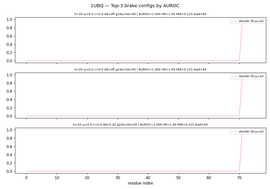
#> input picture research/neural-stability/figures/trading_stack_protein_1UBQ_top3.png, 270 x 189 px, shrunk from 1200 x 840 before the run; its folder holds 6 pictures in this run
$ python trading_stack_aggregate.py
#> lines starting #> are read from the running program, lines starting #| are printed output that depends on the picture
# -*- coding: utf-8 -*-
"""
trading_stack_aggregate.py
==========================
Phase 3 + Phase 4 of the Mode-A trading-stack porting plan.

Phase 3: read the three per-domain summary.json files (protein, gsib, fdic)
         and emit results/trading_stack_summary.json with per-domain
         baseline vs best AUROC / lead / HR / FAR and deltas.

Phase 4a (golden test): re-run the protein domain with all brakes OFF and
         confirm n_alarms matches the pre-existing
         results/domain_v2_protein.json within ±1.

Phase 4b (composite figure): render figures/trading_stack_composite.png
         showing top-1 score trace per domain side-by-side.
"""
from __future__ import annotations

import json
import os
import sys
from typing import Any

import numpy as np
import pandas as pd

THIS = os.path.dirname(os.path.abspath(__file__))
sys.path.insert(0, THIS)

RES = os.path.join(THIS, "results")
FIG = os.path.join(THIS, "figures")
os.makedirs(FIG, exist_ok=True)

DOMAINS = [
    ("protein", os.path.join(RES, "trading_stack_protein", "summary.json")),
    ("gsib",    os.path.join(RES, "trading_stack_gsib",    "summary.json")),
    ("fdic",    os.path.join(RES, "trading_stack_fdic",    "summary.json")),
]


def load(p: str) -> dict[str, Any]:
    with open(p, "r") as f:
        return json.load(f)


# ---------------------------------------------------------------------------
# Phase 3: aggregate
# ---------------------------------------------------------------------------
print("=" * 100)
print("  Phase 3 — aggregate summary across domains")
print("=" * 100)

agg: dict[str, Any] = {"domains": {}}
for dom, path in DOMAINS:
    if not os.path.exists(path):
        print(f"  [warn] missing {path}"); continue
    s = load(path)
    # protein summary is per-protein dict; gsib/fdic are flat
    if dom == "protein":
        per = {}
        per_pdb = s.get("by_pdb", s)
        for pid, ps in per_pdb.items():
            if not isinstance(ps, dict):
                continue
            per[pid] = dict(
                n_res=ps.get("n_res"), n_crisis=ps.get("n_crisis"),
                baseline_auroc=ps.get("baseline_auroc"),
                best_auroc=ps.get("best_auroc"),
                delta_auroc=ps.get("delta_auroc"),
                baseline_lead=ps.get("baseline_lead"),
                best_lead=ps.get("best_lead"),
                delta_lead=ps.get("delta_lead"),
                best_hr=ps.get("best_hr"), best_far=ps.get("best_far"),
                best_n_alarms=ps.get("best_n_alarms"),
                best_config=ps.get("best_config"),
            )
        agg["domains"][dom] = per
    else:
        agg["domains"][dom] = dict(
            T=s.get("T"), N=s.get("N"), d=s.get("d"),
            date_start=s.get("date_start"), date_end=s.get("date_end"),
            crisis_quarters=s.get("crisis_quarters"),
            crisis_spans=s.get("crisis_spans"),
            baseline_auroc=s.get("baseline_auroc"),
            best_auroc=s.get("best_auroc"),
            delta_auroc=s.get("delta_auroc"),
            baseline_lead=s.get("baseline_lead"),
            best_lead=s.get("best_lead"),
            delta_lead=s.get("delta_lead"),
            best_hr=s.get("best_hr"), best_far=s.get("best_far"),
            best_n_alarms=s.get("best_n_alarms"),
            best_config=s.get("best_config"),
        )

out_path = os.path.join(RES, "trading_stack_summary.json")
with open(out_path, "w") as f:
    json.dump(agg, f, indent=2)
print(f"  -> {out_path}")

# Pretty markdown-style table
print("\n  Per-domain headline results (best vs baseline):")
print(f"  {'domain':<22} {'baseline_AUC':>12} {'best_AUC':>10} "
      f"{'ΔAUC':>7} {'best_lead':>10} {'HR':>6} {'FAR':>6}")
print("  " + "-" * 80)
for dom, _ in DOMAINS:
    if dom not in agg["domains"]: continue
    payload = agg["domains"][dom]
    if dom == "protein":
        for pid, ps in payload.items():
            print(f"  {(dom + ':' + pid):<22} {ps['baseline_auroc']:>12.3f} "
                  f"{ps['best_auroc']:>10.3f} {ps['delta_auroc'] or 0.0:>+7.3f} "
                  f"{ps['best_lead']:>10d} {ps['best_hr']:>6.2f} {ps['best_far']:>6.3f}")
    else:
        ps = payload
        print(f"  {dom:<22} {ps['baseline_auroc']:>12.3f} "
              f"{ps['best_auroc']:>10.3f} {(ps['delta_auroc'] or 0.0):>+7.3f} "
              f"{ps['best_lead']:>10d} {ps['best_hr']:>6.2f} {ps['best_far']:>6.3f}")

# ---------------------------------------------------------------------------
# Phase 4a: golden test (protein, brakes off vs pre-existing baseline)
# ---------------------------------------------------------------------------
print("\n" + "=" * 100)
print("  Phase 4a — golden test: protein BASELINE alarms vs prior domain_v2_protein.json")
print("=" * 100)

prior_path = os.path.join(RES, "domain_v2_protein.json")
if not os.path.exists(prior_path):
    print(f"  [skip] no prior reference at {prior_path}")
else:
    prior_raw = load(prior_path)
    # Schema: {'proteins': [{'pdb_id': '1UBQ', 'v2_n_alarms': 13, ...}, ...]}
    prior = {}
    for entry in prior_raw.get("proteins", []):
        if isinstance(entry, dict) and "pdb_id" in entry:
            prior[entry["pdb_id"]] = entry
    csv_path = os.path.join(RES, "trading_stack_protein", "sweep_results.csv")
    if not os.path.exists(csv_path):
        print(f"  [skip] no protein sweep csv at {csv_path}")
    else:
        df = pd.read_csv(csv_path)
        baseline_rows = df[df["config"] == "BASELINE"]
        print(f"  prior keys: {list(prior.keys())[:6]}{'...' if len(prior) > 6 else ''}")
        print(f"  brakes-off (BASELINE) rows: {len(baseline_rows)}")
        # group by protein column (try common names)
        col = None
        for c in ("protein", "pdb_id", "pdb", "domain"):
            if c in baseline_rows.columns:
                col = c; break
        if col is None:
            print(f"  [warn] no protein-id column; columns = {list(baseline_rows.columns)}")
        else:
            ok = []
            for pid, sub in baseline_rows.groupby(col):
                # pick AUROC-best baseline row (only one per protein, but defensive)
                r = sub.sort_values("auroc", ascending=False).iloc[0]
                n_now = int(r.get("n_alarms", -1))
                ref = prior.get(str(pid), prior.get(pid, {}))
                n_ref = ref.get("v2_n_alarms", ref.get("n_alarms"))
                if n_ref is None:
                    print(f"  {pid}: now={n_now}  ref=<missing>")
                    continue
                diff = abs(n_now - int(n_ref))
                tag = "OK" if diff <= 1 else "MISMATCH"
                print(f"  {pid}: now={n_now}  ref={int(n_ref)}  |Δ|={diff}  [{tag}]")
                ok.append(diff <= 1)
            if ok and all(ok):
                print("  golden test: PASS (all proteins within ±1 alarm)")
            elif ok:
                print("  golden test: PARTIAL (some mismatch — see above)")

# ---------------------------------------------------------------------------
# Phase 4b: composite figure
# ---------------------------------------------------------------------------
print("\n" + "=" * 100)
print("  Phase 4b — composite figure (top-1 per domain)")
print("=" * 100)

import matplotlib
matplotlib.use("Agg")
import matplotlib.pyplot as plt

# Need to re-derive scores: cheapest is to read the per-domain top3 PNGs and stack them,
# but a real composite re-runs each domain's best config. To keep this lightweight
# we stitch the three existing per-domain top3 PNGs into one figure.

from PIL import Image

import glob as _glob
protein_pngs = sorted(_glob.glob(os.path.join(FIG, "trading_stack_protein_*_top3.png")))
panels = (
    [("protein:" + os.path.basename(p).split("_")[3], p) for p in protein_pngs]
    + [("gsib", os.path.join(FIG, "trading_stack_gsib_top3.png"))]
    + [("fdic", os.path.join(FIG, "trading_stack_fdic_top3.png"))]
)
existing = [(d, p) for d, p in panels if os.path.exists(p)]
if not existing:
    print("  [skip] no per-domain PNGs found")
else:
    imgs = [Image.open(p) for _, p in existing]
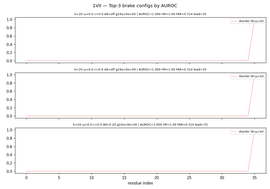
#> input picture research/neural-stability/figures/trading_stack_protein_1VII_top3.png, 270 x 189 px, shrunk from 1200 x 840 before the run
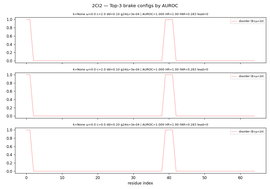
#> input picture research/neural-stability/figures/trading_stack_protein_2CI2_top3.png, 270 x 189 px, shrunk from 1200 x 840 before the run
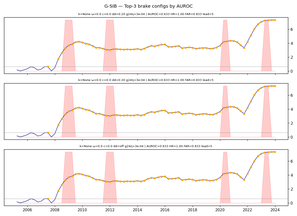
#> input picture research/neural-stability/figures/trading_stack_gsib_top3.png, 297 x 216 px, shrunk from 1320 x 960 before the run
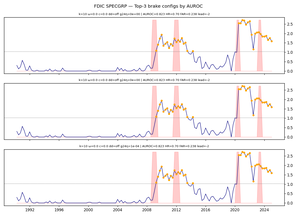
#> input picture research/neural-stability/figures/trading_stack_fdic_top3.png, 297 x 216 px, shrunk from 1320 x 960 before the run
#> imgs = 5 items
    widths = [im.width for im in imgs]
#> widths = [270, 270, 270, 297, 297]
    heights = [im.height for im in imgs]
#> heights = [189, 189, 189, 216, 216]
    W = max(widths)
#> W = 297
    H = sum(heights)
#> H = 999
    canvas = Image.new("RGB", (W, H), "white")
#> canvas: PIL image 297x999 RGB; every value is 255
    y = 0
    for im in imgs:
        canvas.paste(im, ((W - im.width) // 2, y))
        y += im.height
#> this loop made 5 passes
#> y on passes 1 to 5: 189, 378, 567, 783, 999
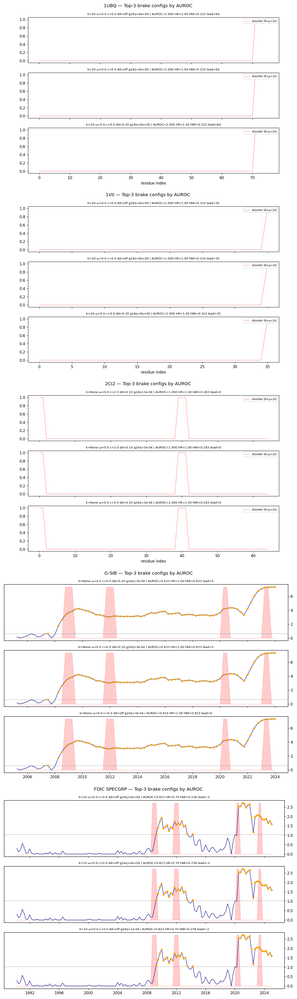
#> canvas: PIL image 297x999 RGB; mean R, G, B 249, 246.7, 246.5
#> after the loop, y = 999
    composite_path = os.path.join(FIG, "trading_stack_composite.png")
    canvas.save(composite_path, dpi=(120, 120))
    print(f"  -> {composite_path}  ({W}x{H} px, {len(existing)} panels)")
#|   -> research/neural-stability/figures/trading_stack_composite.png  (297x999 px, 5 panels)

print("\nDone.")
